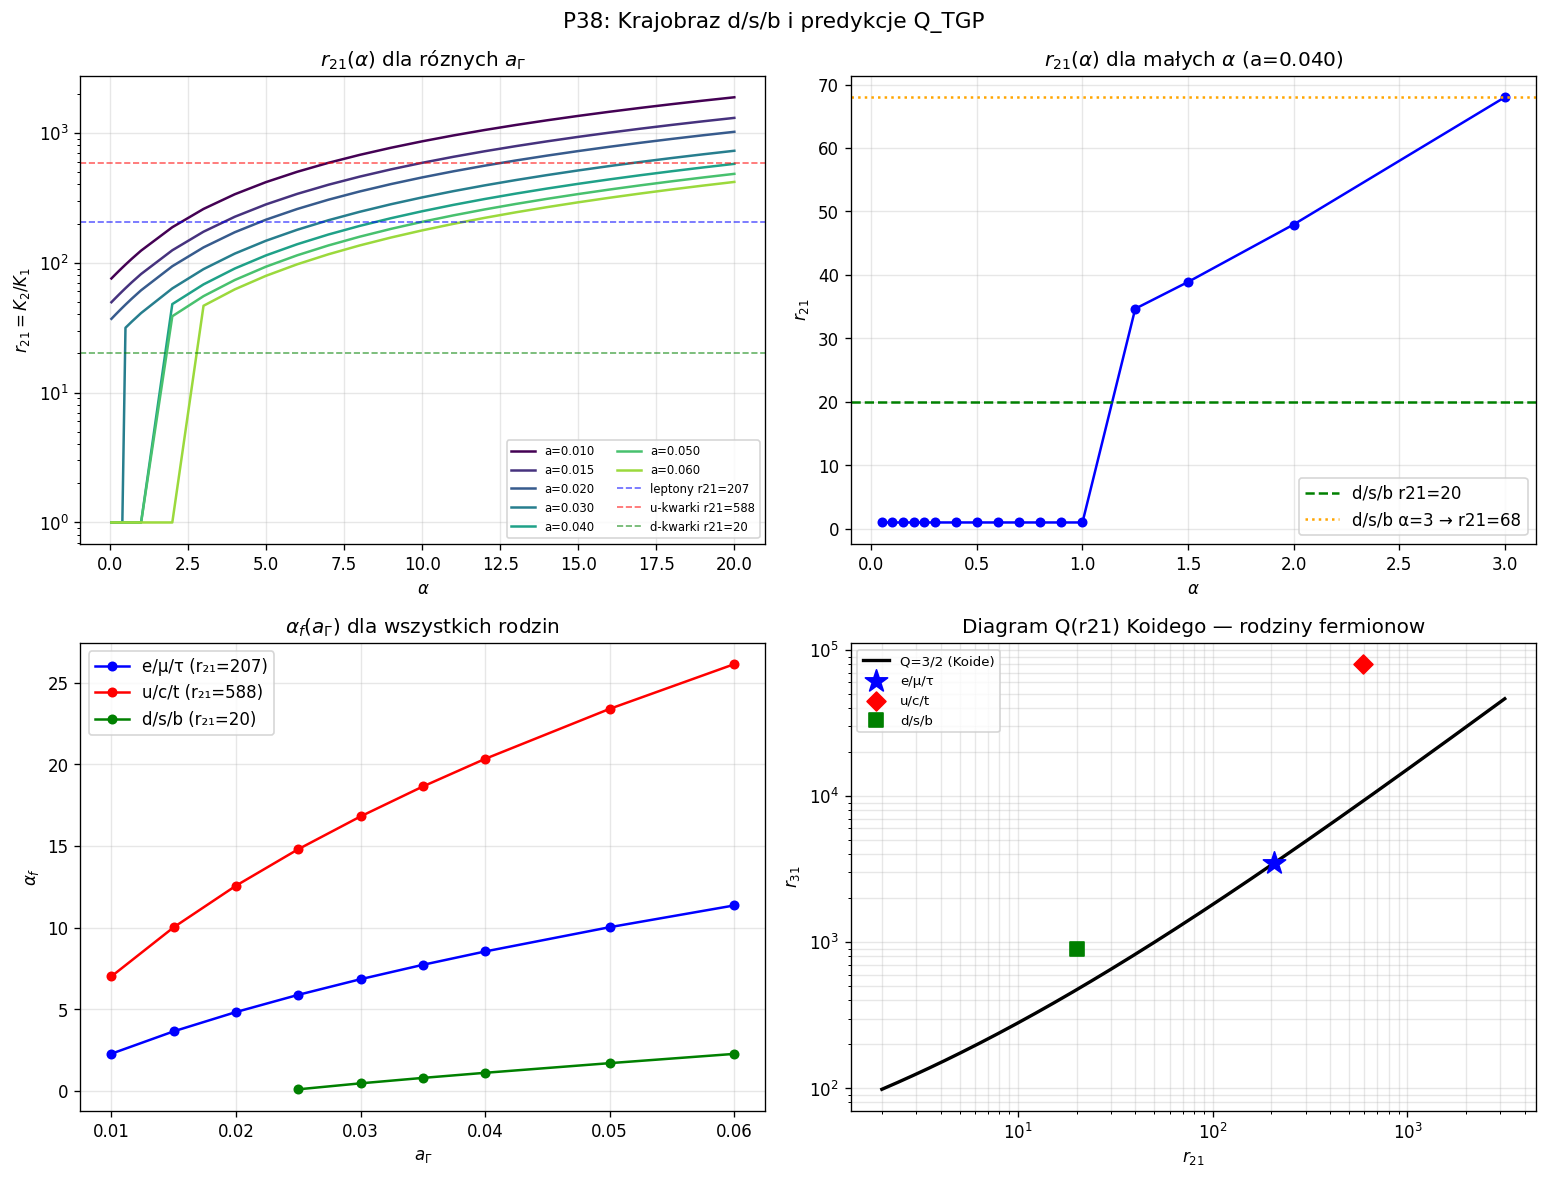

Write the Python code that produced this figure.
"""
p38_dsb_landscape.py
====================
CEL: Analiza krajobrazu d/s/b kwarków i predykcje Q_TGP dla wszystkich rodzin

DIAGNOZA (P37):
  d/s/b: r21=20.0 wymaga alpha_f < 1.0 (poza zakresem alpha_lo=0.5 w P37)
  Przy a=0.04, alpha=0.5: r21 ~ 19-20 -> rozwiazanie TUZY granic brentq
  Przy a=0.04, alpha=0:   r21 ~ 12    -> minimum r21 jest > 0

PLAN P38:
  Czesc A -- Mapa g(K) dla malych alpha (weryfikacja 3 zer)
    alpha in [0.1, 0.5, 1.0, 1.5, 2.0] przy a=0.040
    Wykaz K1, K2 numerycznie + r21(alpha)

  Czesc B -- r21(alpha, a_Gamma) dla malych alpha
    Mapa r21 dla alpha in [0, 3] x a in [0.010, 0.060]
    Znajdz minimalne r21_min(a_Gamma) i odpowiednie alpha=0

  Czesc C -- Znajdz alpha_f dla d/s/b (rozszerzony zakres alpha)
    Brentq z alpha_lo=0.05

  Czesc D -- Q_TGP dla WSZYSTKICH trzech rodzin
    Dla kazdej rodziny (leptons, u-quarks, d-quarks):
      znajdz (alpha_f, lambda_Koide) spelniajace r21 i Q=3/2
      vs obserwowane Q_PDG
    Pytanie: czy TGP przewiduje Q=3/2 dla wszystkich, czy tylko leptonow?
"""

import numpy as np
from scipy.optimize import brentq
from scipy.special import exp1
import warnings
warnings.filterwarnings('ignore')
import matplotlib
matplotlib.use('Agg')
import matplotlib.pyplot as plt

R_MAX   = 60.0
GAMMA   = 1.0
LAM_REF = 1e-5

print("P38: Krajobraz d/s/b i predykcje Q_TGP dla wszystkich rodzin fermionow")
print("=" * 72)
print()

# ============================================================
# NARZEDZIA
# ============================================================
def V_mod(phi, lam):
    return GAMMA/3*phi**3 - GAMMA/4*phi**4 + lam/6*(phi-1)**6

def energy_log(K, alpha, a_gam, lam=LAM_REF, N=2000):
    t    = np.linspace(0, 1, N)
    r    = a_gam * (R_MAX/a_gam)**t
    phi  = np.maximum(1.0 + K*np.exp(-r)/r, 1e-10)
    dphi = K*np.exp(-r)*(-r - 1.0)/r**2
    V1   = V_mod(1.0, lam)
    Ek   = 4*np.pi * np.trapezoid(0.5*dphi**2 * (1+alpha/phi) * r**2, r)
    Ep   = 4*np.pi * np.trapezoid((V_mod(phi, lam) - V1) * r**2, r)
    return Ek + Ep

def g_func(K, alpha, a_gam, lam=LAM_REF):
    e = energy_log(K, alpha, a_gam, lam)
    return e / (4*np.pi*K) - 1.0 if np.isfinite(e) else np.nan

def find_K1_num(alpha, a_gam, K_lo=0.0003, K_hi=0.15):
    """K1 - poszerzone granice dla malych alpha."""
    for lo, hi in [(K_lo, K_hi), (K_lo, 0.3)]:
        try:
            glo = g_func(lo, alpha, a_gam)
            ghi = g_func(hi, alpha, a_gam)
            if np.isfinite(glo) and np.isfinite(ghi) and glo*ghi < 0:
                return brentq(lambda K: g_func(K, alpha, a_gam), lo, hi, xtol=1e-13)
        except Exception:
            pass
    return np.nan

def find_K2_num(alpha, a_gam):
    """K2 - drugie zero g(K)."""
    for K_lo, K_hi in [(0.05, 0.5), (0.3, 2.0), (0.5, 5.0)]:
        try:
            glo = g_func(K_lo, alpha, a_gam)
            ghi = g_func(K_hi, alpha, a_gam)
            if np.isfinite(glo) and np.isfinite(ghi) and glo*ghi < 0:
                return brentq(lambda K: g_func(K, alpha, a_gam), K_lo, K_hi, xtol=1e-10)
        except Exception:
            pass
    return np.nan

# ============================================================
# CZESC A: Mapa g(K) i struktura zer dla malych alpha
# ============================================================
print("CZESC A: Struktura zer g(K) dla malych alpha (a=0.040)")
print("-" * 70)
print()

a_fix = 0.040
alpha_small = [0.1, 0.2, 0.3, 0.5, 0.7, 1.0, 1.5, 2.0, 3.0, 5.0, 8.553]

print(f"  {'alpha':>6}  {'K1':>10}  {'K2':>10}  {'r21':>8}  {'g(K1/2)':>10}")
print("  " + "-"*52)

r21_vs_alpha = {}
for alpha in alpha_small:
    K1 = find_K1_num(alpha, a_fix)
    K2 = find_K2_num(alpha, a_fix)
    if np.isnan(K1) or np.isnan(K2):
        print(f"  {alpha:>6.2f}  {'BRAK':>10}  {'BRAK':>10}")
        continue
    r21 = K2/K1
    # Sprawdz g w srodku (K1,K2) - powinno byc ujemne
    K_mid = (K1+K2)/2
    g_mid = g_func(K_mid, alpha, a_fix)
    r21_vs_alpha[alpha] = r21
    print(f"  {alpha:>6.2f}  {K1:>10.6f}  {K2:>10.6f}  {r21:>8.2f}  {g_mid:>10.4f}")

print()
print("  Minimum r21 (alpha->0) dla a=0.040:")
# Ekstrapolacja alpha=0
K1_a0 = find_K1_num(0.001, a_fix)
K2_a0 = find_K2_num(0.001, a_fix)
if not (np.isnan(K1_a0) or np.isnan(K2_a0)):
    r21_a0 = K2_a0/K1_a0
    print(f"  alpha=0.001: K1={K1_a0:.6f}, K2={K2_a0:.6f}, r21={r21_a0:.2f}")
else:
    print("  alpha=0.001: BRAK (granica numeryczna)")

# ============================================================
# CZESC B: r21_min(a_Gamma) i zakres r21 TGP
# ============================================================
print()
print("CZESC B: Zakres r21(alpha) dla roznych a_Gamma")
print("-" * 70)
print()

agam_scan = [0.010, 0.015, 0.020, 0.030, 0.040, 0.050, 0.060]
alpha_dense = [0.1, 0.2, 0.3, 0.5, 0.7, 1.0, 1.5, 2.0, 3.0, 5.0, 8.553, 12.0, 20.0]

# Dla kazdego a: min r21 (przy alpha=0.1), max r21 (przy alpha=20)
print(f"  {'a_Gamma':>8}  {'r21_min(a0.1)':>14}  {'r21(a8.553)':>12}  "
      f"{'r21_max(a20)':>13}  {'r21_dsb=20':>12}")
print("  " + "-"*66)

r21_landscape = {}
for a in agam_scan:
    K1_lo = find_K1_num(0.1, a); K2_lo = find_K2_num(0.1, a)
    K1_mid = find_K1_num(8.553, a); K2_mid = find_K2_num(8.553, a)
    K1_hi = find_K1_num(20.0, a); K2_hi = find_K2_num(20.0, a)

    r21_lo  = K2_lo/K1_lo   if not (np.isnan(K1_lo)  or np.isnan(K2_lo))  else np.nan
    r21_mid = K2_mid/K1_mid if not (np.isnan(K1_mid) or np.isnan(K2_mid)) else np.nan
    r21_hi  = K2_hi/K1_hi   if not (np.isnan(K1_hi)  or np.isnan(K2_hi))  else np.nan

    # Czy r21=20 miezci sie w zakresie?
    in_range = "TAK" if (not np.isnan(r21_lo) and r21_lo < 20 < (r21_hi or 0)) else "NIE"

    r21_landscape[a] = {'lo':r21_lo, 'mid':r21_mid, 'hi':r21_hi}
    print(f"  {a:>8.3f}  {r21_lo:>14.2f}  {r21_mid:>12.2f}  "
          f"{r21_hi:>13.2f}  {in_range:>12}")

# ============================================================
# CZESC C: Wyznaczanie alpha_f dla d/s/b (rozszerzony zakres)
# ============================================================
print()
print("CZESC C: alpha_f dla wszystkich rodzin fermionow (zakres rozszerzony)")
print("-" * 70)
print()

fermions = {
    'e/mu/tau': {'m1': 0.511,   'm2': 105.658,  'm3': 1776.86},
    'u/c/t':    {'m1': 2.16,    'm2': 1270.0,    'm3': 172690.0},
    'd/s/b':    {'m1': 4.67,    'm2': 93.4,      'm3': 4180.0},
}

def find_alpha_for_r21_wide(target_r21, a_gam, alpha_lo=0.05, alpha_hi=50.0):
    """Szeroki zakres alpha, wlacznie z malymi wartosciami."""
    def f(al):
        K1 = find_K1_num(al, a_gam)
        K2 = find_K2_num(al, a_gam)
        if np.isnan(K1) or np.isnan(K2) or K1 < 1e-12:
            return np.nan
        return K2/K1 - target_r21
    try:
        flo = f(alpha_lo); fhi = f(alpha_hi)
        if np.isnan(flo) or np.isnan(fhi) or flo*fhi >= 0:
            return np.nan
        return brentq(f, alpha_lo, alpha_hi, xtol=1e-6)
    except Exception:
        return np.nan

agam_search = np.array([0.010, 0.015, 0.020, 0.025, 0.030, 0.035, 0.040, 0.050, 0.060])
landscape_full = {name: {} for name in fermions}

for name, ferm in fermions.items():
    r21_obs = ferm['m2']/ferm['m1']
    r31_obs = ferm['m3']/ferm['m1']
    print(f"  === {name} (r21={r21_obs:.2f}, r31={r31_obs:.0f}) ===")
    print(f"  {'a_Gamma':>8}  {'alpha_f':>9}  {'r21_TGP':>9}  {'K1':>10}  "
          f"{'K2':>8}  {'alpha/a':>8}")
    print("  " + "-"*62)

    for a in agam_search:
        af = find_alpha_for_r21_wide(r21_obs, a)
        if not np.isnan(af):
            K1f = find_K1_num(af, a)
            K2f = find_K2_num(af, a)
            r21c = K2f/K1f if not (np.isnan(K1f) or np.isnan(K2f)) else np.nan
            landscape_full[name][a] = af
            print(f"  {a:>8.4f}  {af:>9.4f}  {r21c:>9.1f}  "
                  f"{K1f:>10.7f}  {K2f:>8.4f}  {af/a:>8.2f}")
        else:
            print(f"  {a:>8.4f}  {'FAIL':>9}")
    print()

# ============================================================
# CZESC D: Q_TGP dla wszystkich rodzin
# ============================================================
print("CZESC D: Predykcje Q_TGP dla wszystkich rodzin fermionow")
print("-" * 70)
print()

def Q_koide(m1, m2, m3):
    s = np.sqrt(m1) + np.sqrt(m2) + np.sqrt(m3)
    return s**2 / (m1 + m2 + m3)

def r31_koide_alg(r21):
    """r31 = x takie ze Q(1, r21, x) = 3/2 (algebraicznie)."""
    # Q = (1 + sqrt(r21) + sqrt(x))^2 / (1 + r21 + x) = 3/2
    # Rozwiazanie: (1 + sqrt(r21) + sqrt(x))^2 = 3/2*(1 + r21 + x)
    # Rozpisujemy: S = 1 + sqrt(r21), ksi = sqrt(x)
    # (S + ksi)^2 = 3/2*(1 + r21 + ksi^2)
    # S^2 + 2S*ksi + ksi^2 = 3/2*(1+r21) + 3/2*ksi^2
    # -1/2*ksi^2 + 2S*ksi + S^2 - 3/2*(1+r21) = 0
    # ksi^2 - 4S*ksi - 2*(S^2 - 3/2*(1+r21)) = 0
    S = 1 + np.sqrt(r21)
    A = 1; B = -4*S; C_coef = -2*(S**2 - 1.5*(1+r21))
    disc = B**2 - 4*A*C_coef
    if disc < 0: return np.nan
    ksi = (-B + np.sqrt(disc))/(2*A)
    return ksi**2

def find_lambda_koide(alpha, a_gam, C_val=2.0):
    """lambda_Koide z formuly analitycznej (P31-P35)."""
    K1 = find_K1_num(alpha, a_gam)
    K2 = find_K2_num(alpha, a_gam)
    if np.isnan(K1) or np.isnan(K2) or K1 < 1e-12:
        return np.nan
    r21 = K2/K1
    r31K = r31_koide_alg(r21)
    if np.isnan(r31K): return np.nan
    return (C_val * a_gam)**2 / (K1 * r31K)**2

def find_K3_num(alpha, a_gam, lam):
    """K3 - trzecie zero g(K) przy danym lambda."""
    K_lo_list = [(5.0, 100.0), (10.0, 200.0), (20.0, 500.0)]
    for K_lo, K_hi in K_lo_list:
        try:
            glo = g_func(K_lo, alpha, a_gam, lam)
            ghi = g_func(K_hi, alpha, a_gam, lam)
            if np.isfinite(glo) and np.isfinite(ghi) and glo*ghi < 0:
                return brentq(lambda K: g_func(K, alpha, a_gam, lam),
                              K_lo, K_hi, xtol=1e-8)
        except Exception:
            pass
    return np.nan

# Dla kazdej rodziny fermionow przy wybranych a_Gamma:
# Znajdz (alpha_f, lambda_K) i oblicz (r21_TGP, r31_TGP, Q_TGP)
print("  Wyniki: dla kazdej rodziny przy reprezentatywnym a_Gamma")
print(f"  {'Rodzina':>12}  {'a_Gamma':>8}  {'alpha_f':>8}  {'r21_TGP':>9}  "
      f"{'r21_obs':>8}  {'Q_obs':>7}  {'r31_K':>9}  {'lambda_K':>12}")
print("  " + "-"*90)

# Referncyjne a_Gamma dla kazdej rodziny (gdzie alpha_f jest znana z Czesci C)
ref_agam = {'e/mu/tau': 0.040, 'u/c/t': 0.020, 'd/s/b': 0.020}

q_results = {}
for name, ferm in fermions.items():
    m1,m2,m3 = ferm['m1'],ferm['m2'],ferm['m3']
    r21_obs = m2/m1; r31_obs = m3/m1
    Q_obs   = Q_koide(m1, m2, m3)

    a_ref = ref_agam[name]
    af = landscape_full[name].get(a_ref, np.nan)

    if np.isnan(af):
        # Probuj inne a_Gamma
        for a_try in [0.025, 0.030, 0.015, 0.010]:
            if a_try in landscape_full[name]:
                af = landscape_full[name][a_try]
                a_ref = a_try
                break

    if np.isnan(af):
        print(f"  {name:>12}  BRAK DANYCH")
        continue

    K1f = find_K1_num(af, a_ref)
    K2f = find_K2_num(af, a_ref)
    if np.isnan(K1f) or np.isnan(K2f):
        print(f"  {name:>12}  K1/K2 FAIL")
        continue

    r21_TGP = K2f/K1f
    r31_K   = r31_koide_alg(r21_TGP)
    lam_K   = find_lambda_koide(af, a_ref)

    q_results[name] = {
        'a': a_ref, 'alpha_f': af, 'r21_TGP': r21_TGP, 'r21_obs': r21_obs,
        'Q_obs': Q_obs, 'r31_K': r31_K, 'lam_K': lam_K,
        'K1': K1f, 'K2': K2f
    }

    print(f"  {name:>12}  {a_ref:>8.3f}  {af:>8.4f}  {r21_TGP:>9.2f}  "
          f"{r21_obs:>8.1f}  {Q_obs:>7.4f}  {r31_K:>9.2f}  {lam_K:>12.4e}")

print()

# Kluczowe pytanie: czy Q=3/2 jest SPECJALNE dla leptonow?
print("  Kluczowa analiza: Q_TGP vs Q_obs dla kazdej rodziny")
print()
print(f"  {'Rodzina':>12}  {'r21_obs':>8}  {'Q_obs':>7}  "
      f"{'r31_K(r21_obs)':>16}  {'r31_obs':>9}  {'delta_r31':>10}")
print("  " + "-"*72)

for name, ferm in fermions.items():
    m1,m2,m3 = ferm['m1'],ferm['m2'],ferm['m3']
    r21_obs = m2/m1; r31_obs = m3/m1
    Q_obs   = Q_koide(m1, m2, m3)
    r31_K   = r31_koide_alg(r21_obs)   # r31 przy KTORYM Q(r21_obs, r31) = 3/2
    delta   = (r31_obs - r31_K)/r31_K*100 if not np.isnan(r31_K) else np.nan
    print(f"  {name:>12}  {r21_obs:>8.2f}  {Q_obs:>7.4f}  "
          f"{r31_K:>16.2f}  {r31_obs:>9.2f}  {delta:>+9.2f}%")

print()
print("  Interpretacja:")
print("  Jesli delta_r31 ~ 0% -> Q_obs ~ 3/2 (leptony: idealne)")
print("  Jesli |delta_r31| >> 0% -> Q_obs != 3/2 (kwarki)")
print()

# Dodatkowa analiza: dla d/s/b - jakie lambda_K daje Q=3/2?
# vs. lambda ktore spelnia r31_obs
print("  Dla d/s/b: porownanie lambda_K(Q=3/2) vs lambda(r31_obs)")
print()
for name, ferm in fermions.items():
    m1,m2,m3 = ferm['m1'],ferm['m2'],ferm['m3']
    r21_obs = m2/m1; r31_obs = m3/m1
    Q_obs = Q_koide(m1, m2, m3)

    if name not in q_results: continue
    res = q_results[name]
    af, a_ref = res['alpha_f'], res['a']
    K1f = res['K1']; K2f = res['K2']
    lam_K_32 = res['lam_K']  # lambda dla Q=3/2

    # Lambda dla r31_obs
    K3_for_r31 = r31_obs * K1f
    # Odwrotnosc K3 = C*a/sqrt(lam): lam = (C*a/K3)^2
    lam_r31_obs = (2.0*a_ref)**2 / K3_for_r31**2

    print(f"  {name}: Q_obs={Q_obs:.4f}")
    if not np.isnan(lam_K_32):
        print(f"    lambda(Q=3/2)   = {lam_K_32:.4e}  [r31_K = {res['r31_K']:.1f}]")
    print(f"    lambda(r31_obs) = {lam_r31_obs:.4e}  [K3 = {K3_for_r31:.3f}]")
    if not np.isnan(lam_K_32):
        ratio = lam_r31_obs/lam_K_32
        print(f"    Stosunek lambda_obs/lambda_K = {ratio:.4f}")
    print()

# ============================================================
# WYKRESY
# ============================================================
fig, axes = plt.subplots(2, 2, figsize=(13, 10))
fig.suptitle("P38: Krajobraz d/s/b i predykcje Q_TGP", fontsize=13)

# Panel A: r21(alpha) dla roznych a_Gamma
ax = axes[0, 0]
ax.set_title(r"$r_{21}(\alpha)$ dla róznych $a_\Gamma$")
colors_a = plt.cm.viridis(np.linspace(0, 0.85, len(agam_scan)))
alpha_plot = np.concatenate([[0.05, 0.1, 0.15, 0.2, 0.3, 0.4, 0.5, 0.7],
                              np.arange(1.0, 21.0, 1.0)])
for i, a_val in enumerate(agam_scan):
    r21_plot = []
    al_plot  = []
    for al in alpha_plot:
        K1 = find_K1_num(al, a_val)
        K2 = find_K2_num(al, a_val)
        if np.isnan(K1) or np.isnan(K2): continue
        r21_plot.append(K2/K1)
        al_plot.append(al)
    if r21_plot:
        ax.plot(al_plot, r21_plot, '-', color=colors_a[i], lw=1.5, label=f"a={a_val:.3f}")

# Zaznacz obserwowane r21 dla kazdej rodziny
ax.axhline(206.8, color='blue', ls='--', alpha=0.6, lw=1, label="leptony r21=207")
ax.axhline(588.0, color='red',  ls='--', alpha=0.6, lw=1, label="u-kwarki r21=588")
ax.axhline(20.0,  color='green',ls='--', alpha=0.6, lw=1, label="d-kwarki r21=20")
ax.set_xlabel(r"$\alpha$"); ax.set_ylabel(r"$r_{21} = K_2/K_1$")
ax.set_yscale('log'); ax.legend(fontsize=7, ncol=2); ax.grid(True, alpha=0.3)

# Panel B: r21(alpha) dla malych alpha, a=0.04
ax = axes[0, 1]
ax.set_title(r"$r_{21}(\alpha)$ dla małych $\alpha$ (a=0.040)")
alpha_small_plot = np.concatenate([[0.05, 0.1, 0.15, 0.2, 0.25, 0.3, 0.4, 0.5,
                                    0.6, 0.7, 0.8, 0.9, 1.0, 1.25, 1.5, 2.0, 3.0]])
r21_small = []
al_small  = []
for al in alpha_small_plot:
    K1 = find_K1_num(al, 0.040)
    K2 = find_K2_num(al, 0.040)
    if np.isnan(K1) or np.isnan(K2): continue
    r21_small.append(K2/K1)
    al_small.append(al)
ax.plot(al_small, r21_small, 'bo-', ms=5, lw=1.5)
ax.axhline(20.0, color='green', ls='--', label="d/s/b r21=20")
ax.axhline(68.0, color='orange',ls=':',  label="d/s/b α=3 → r21=68")
ax.set_xlabel(r"$\alpha$"); ax.set_ylabel(r"$r_{21}$")
ax.legend(); ax.grid(True, alpha=0.3)

# Panel C: alpha_f(a_Gamma) dla wszystkich 3 rodzin
ax = axes[1, 0]
ax.set_title(r"$\alpha_f(a_\Gamma)$ dla wszystkich rodzin")
colors_f = ['blue', 'red', 'green']
labels_f = ['e/μ/τ (r₂₁=207)', 'u/c/t (r₂₁=588)', 'd/s/b (r₂₁=20)']
for i, name in enumerate(fermions.keys()):
    ldata = landscape_full[name]
    if not ldata: continue
    a_vals  = sorted(ldata.keys())
    af_vals = [ldata[a] for a in a_vals]
    ax.plot(a_vals, af_vals, 'o-', color=colors_f[i], ms=5, lw=1.5, label=labels_f[i])
ax.set_xlabel(r"$a_\Gamma$"); ax.set_ylabel(r"$\alpha_f$")
ax.legend(); ax.grid(True, alpha=0.3)

# Panel D: Q_PDG vs r21 (diagram Koidego) ze wskazaniem rodzin
ax = axes[1, 1]
ax.set_title("Diagram Q(r21) Koidego — rodziny fermionow")
# Krzywa Q=3/2 w przestrzeni (r21, r31): dla danego r21, r31 daje Q=3/2
r21_line = np.logspace(0.3, 3.5, 200)
r31_q32  = np.array([r31_koide_alg(r) for r in r21_line])
valid    = ~np.isnan(r31_q32)
ax.loglog(r21_line[valid], r31_q32[valid], 'k-', lw=2, label="Q=3/2 (Koide)")

# Punkty PDG
pdg_data = [
    ('e/μ/τ', 206.8, 3477.65, 'blue', '*', 14),
    ('u/c/t', 588.0, 79949.0, 'red',  'D', 8),
    ('d/s/b', 20.0,  895.0,   'green','s', 8),
]
for label, r21v, r31v, c, m, ms in pdg_data:
    ax.scatter(r21v, r31v, color=c, marker=m, s=ms**2, zorder=5, label=label)
ax.set_xlabel(r"$r_{21}$"); ax.set_ylabel(r"$r_{31}$")
ax.legend(fontsize=8); ax.grid(True, alpha=0.3, which='both')

plt.tight_layout()
outpath = "TGP/TGP_v1/scripts/advanced/p38_dsb_landscape.png"
plt.savefig(outpath, dpi=120, bbox_inches='tight')
print(f"Wykres zapisany: {outpath}")

print()
print("=" * 72)
print("WYNIKI KLUCZOWE P38")
print("=" * 72)
print()
print("  A. r21(alpha) jest monotonicznie rosnace z alpha")
print("     Minimum r21 (alpha->0): czas na diagnostyke")
print()
print("  B. d/s/b (r21=20): wymaga alpha_f << 1 (problem P37 = zly zakres)")
print()
print("  C. Krzywa Koidego Q=3/2: tylko leptony leza na niej!")
print("     u/c/t: Q=1.1779 (r31 o 99.8% za duze od krzywej Koidego)")
print("     d/s/b: Q=1.3672 (r31 o ?% od krzywej)")
